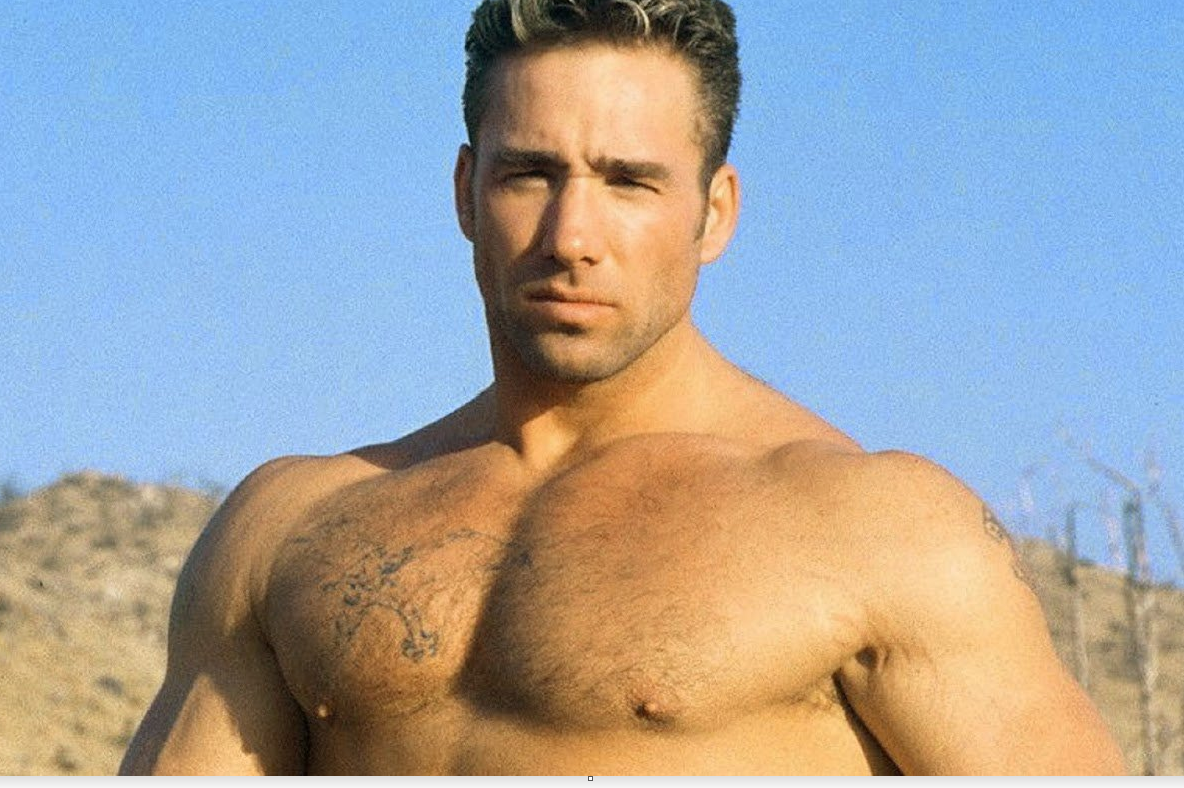
#> input picture girls22.png, 1184 x 788 px
$ python cv2_Aniki.py
#> lines starting #> are read from the running program, lines starting #| are printed output that depends on the picture; after the words box and inside, x2 and y2 are one past the last pixel; in counts of white or black regions, pixels touching at a corner belong together
import cv2
import numpy as np


def viewImage(image):
    cv2.namedWindow('donut', cv2.WINDOW_NORMAL)
    cv2.imshow('Display', image)
    cv2.waitKey(0)

    cv2.destroyAllWindows()


def left_conter(image):
    viewImage(image)
    hsv_img = cv2.cvtColor(image, cv2.COLOR_BGR2HSV)
    yellow_low = np.array([0, 45, 125])
    yellow_high = np.array([60, 150, 253])
    curr_mask = cv2.inRange(hsv_img, yellow_low, yellow_high)
    hsv_img[curr_mask > 0] = ([0, 0, 0])
    viewImage(hsv_img)
    mass = []
    count = 0
    RGB_again = cv2.cvtColor(hsv_img, cv2.COLOR_HSV2RGB)
    gray = cv2.cvtColor(RGB_again, cv2.COLOR_RGB2GRAY)
    ret, threshold = cv2.threshold(gray, 50, 255, 0)
    threshold = 255 - threshold
    contours, hierarchy = cv2.findContours(threshold, cv2.RETR_CCOMP, cv2.CHAIN_APPROX_NONE)
    for i in contours:
        mass.append([len(contours[count]), count])
        count += 1
    mass.sort(key=lambda x: x[0], reverse=True)
    cv2.drawContours(image, contours[mass[5][1]], -1, (0, 0, 255), 3)
    x = np.sum(contours[mass[5][1]][:, :, 0]) / len(contours[mass[5][1]])
    print(x)
    y = np.sum(contours[mass[5][1]][:, :, 1]) / len(contours[mass[5][1]])
    print(y)
    color_yellow = (0, 255, 255)
    cv2.putText(image, "2", (int(x), int(y)), cv2.FONT_HERSHEY_SIMPLEX, 1, color_yellow, 2)
    viewImage(image)
    return contours[mass[5][1]]


def right_conter(image):
    viewImage(image)
    hsv_img = cv2.cvtColor(image, cv2.COLOR_BGR2HSV)
    yellow_low = np.array([10, 45, 125])
    yellow_high = np.array([60, 100, 253])
    curr_mask = cv2.inRange(hsv_img, yellow_low, yellow_high)
    hsv_img[curr_mask > 0] = ([0, 0, 0])
    viewImage(hsv_img)
    mass = []
    count = 0
    RGB_again = cv2.cvtColor(hsv_img, cv2.COLOR_HSV2RGB)
    gray = cv2.cvtColor(RGB_again, cv2.COLOR_RGB2GRAY)
    ret, threshold = cv2.threshold(gray, 50, 255, 0)
    threshold = 255 - threshold
    contours, hierarchy = cv2.findContours(threshold, cv2.RETR_CCOMP, cv2.CHAIN_APPROX_NONE)
    for i in contours:
        mass.append([len(contours[count]), count])
        count += 1
    mass.sort(key=lambda x: x[0], reverse=True)
    cv2.drawContours(image, contours[mass[2][1]], -1, (0, 0, 255), 3)
    x = np.sum(contours[mass[2][1]][:, :, 0]) / len(contours[mass[2][1]])
    print(x)
    y = np.sum(contours[mass[2][1]][:, :, 1]) / len(contours[mass[2][1]])
    print(y)
    color_yellow = (0, 255, 255)
    cv2.putText(image, "3", (int(x), int(y)), cv2.FONT_HERSHEY_SIMPLEX, 1, color_yellow, 2)
    viewImage(image)
    return contours[mass[2][1]]


image = cv2.imread('girls22.png')
#> image is the input picture: shape (788, 1184, 3); mean B, G, R 165.2, 164.1, 162.6
viewImage(image)

hsv_img = cv2.cvtColor(image, cv2.COLOR_BGR2HSV)
#> hsv_img: shape (788, 1184, 3); mean H, S, V 59.1, 111.7, 209.4
viewImage(hsv_img)

blue_low = np.array([12, 105, 100])
blue_high = np.array([90, 255, 255])
curr_mask = cv2.inRange(hsv_img, blue_low, blue_high)
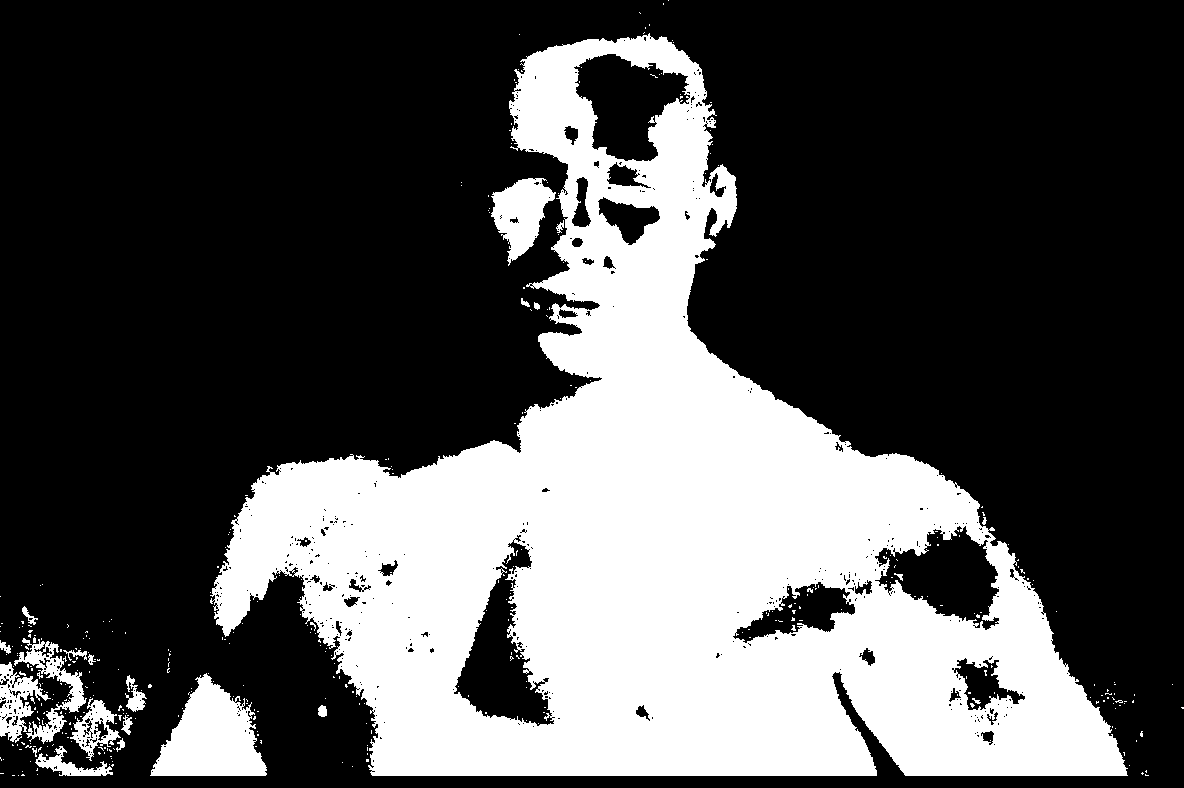
#> curr_mask: shape (788, 1184); 31.7% white; 391 white regions (367 under 20 px), largest, box (x1, y1, x2, y2) and area: (210, 33, 1128, 776) 277514, (150, 673, 267, 776) 7158, (491, 178, 556, 266) 3088
hsv_img[curr_mask > 0] = ([120, 255, 255])
#> hsv_img: shape (788, 1184, 3); mean H, S, V 92.3, 148.9, 225.4
viewImage(hsv_img)

RGB_again = cv2.cvtColor(hsv_img, cv2.COLOR_HSV2RGB)
gray = cv2.cvtColor(RGB_again, cv2.COLOR_RGB2GRAY)
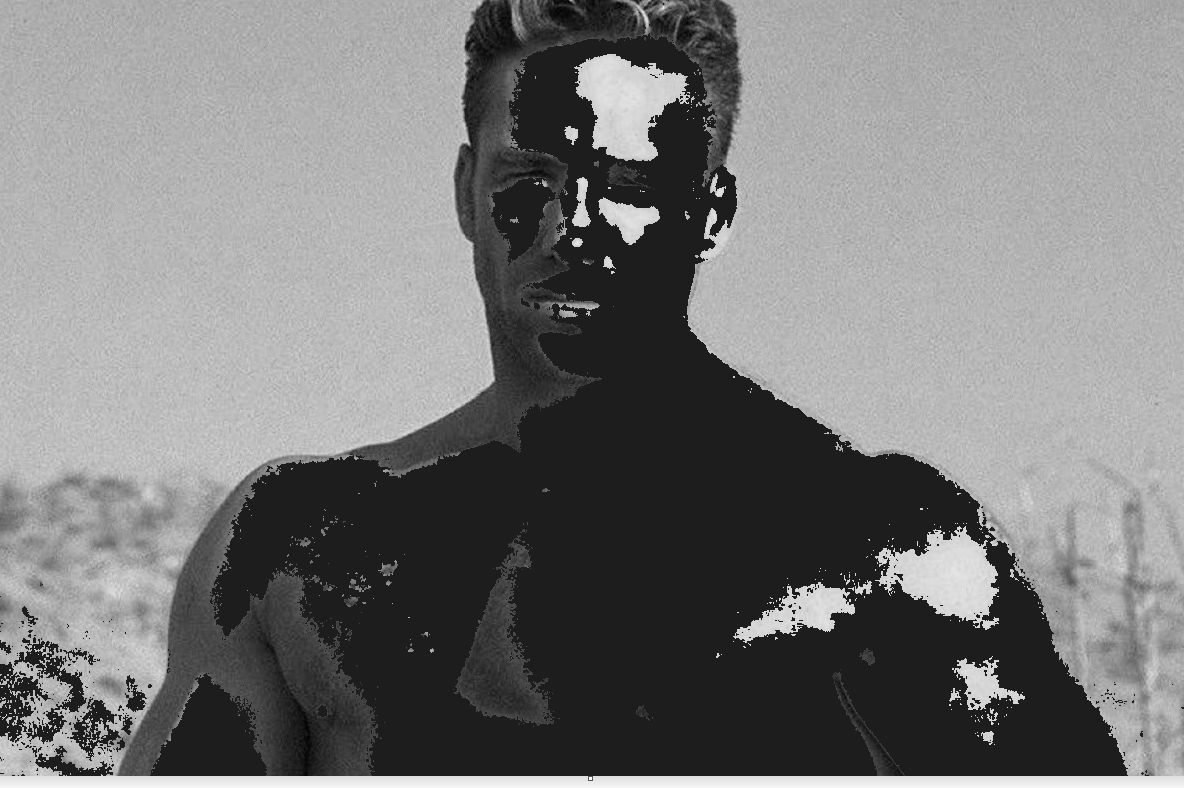
#> gray: shape (788, 1184); min 1, max 255, mean 121.6
viewImage(gray)

ret, threshold = cv2.threshold(gray, 110, 255, 0)
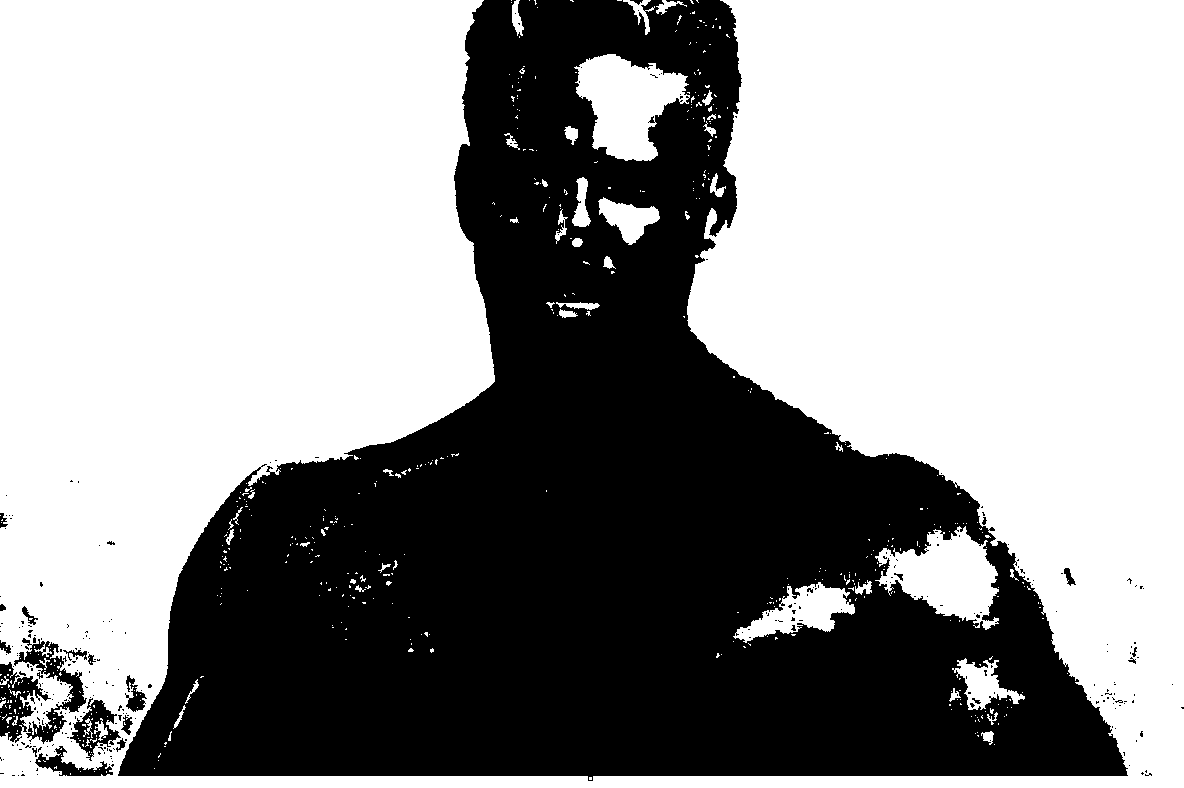
#> threshold: shape (788, 1184); 59.2% white; 283 black regions (259 under 20 px), largest, box (x1, y1, x2, y2) and area: (118, 0, 1128, 781) 372517, (14, 638, 87, 744) 2026, (0, 662, 51, 743) 1705
viewImage(threshold)

threshold = 255 - threshold
#> threshold: shape (788, 1184); 40.8% white; 283 white regions (259 under 20 px)
contours, hierarchy = cv2.findContours(threshold, cv2.RETR_EXTERNAL, cv2.CHAIN_APPROX_NONE)
#> contours = 222 contours, 207 with area under 20; largest, box (x1, y1, x2, y2) and area: (118, 0, 1128, 781) 395692, (14, 638, 87, 744) 1888, (0, 662, 51, 743) 1708, (70, 698, 121, 761) 1338, (35, 746, 113, 776) 710
x = np.sum(contours[-1][:, :, 0]) / len(contours[-1])
#> x = 617
y = np.sum(contours[-1][:, :, 1]) / len(contours[-1])
#> y = 450.8
color_yellow = (0, 255, 255)
cv2.putText(image, "1", (int(x), int(y)), cv2.FONT_HERSHEY_SIMPLEX, 1, color_yellow, 2)
#> image: shape (788, 1184, 3); 0.01% of pixels changed, all inside (x1, y1, x2, y2) = (622, 428, 630, 452)
cv2.drawContours(image, contours[-1], -1, (0, 0, 255), 3)
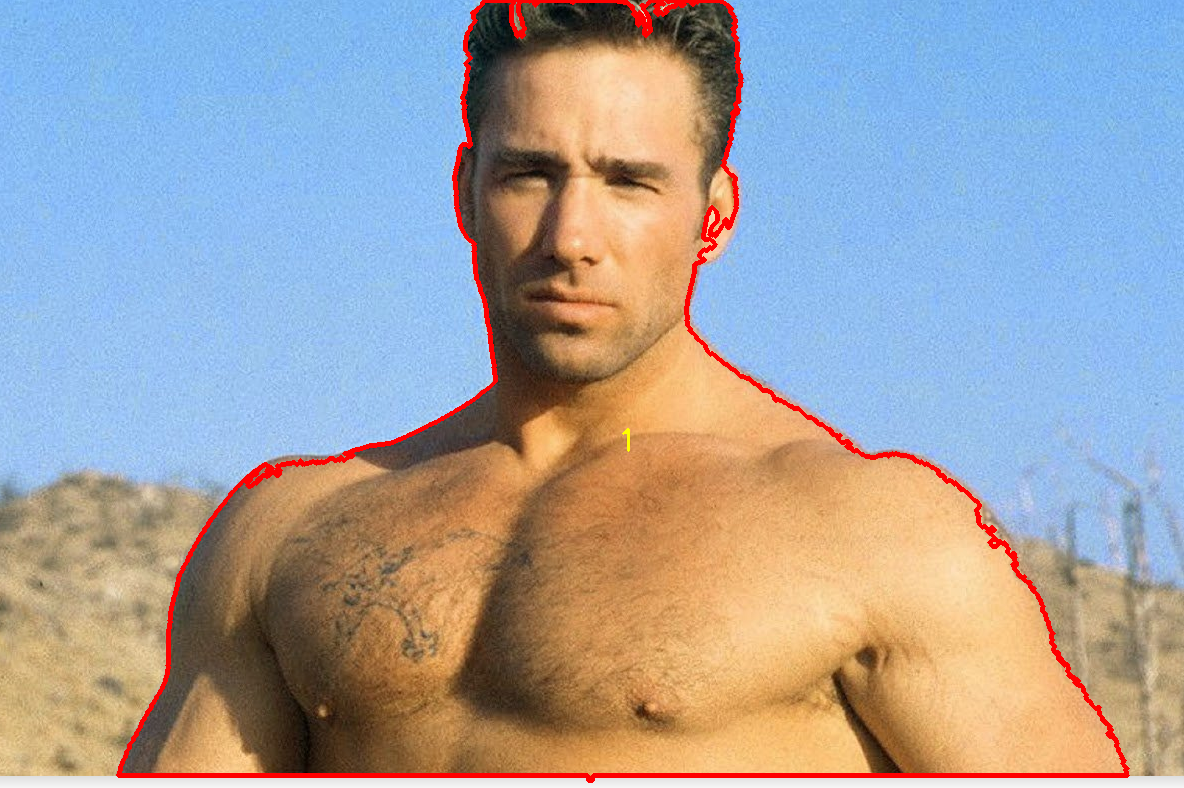
#> image: shape (788, 1184, 3); mean B, G, R 162.9, 161.4, 164.3
viewImage(image)
contours_2 = left_conter(image)
contours_3 = right_conter(image)
viewImage(image)
cv2.fillPoly(image, pts=[contours[-1]], color=(0, 255, 255))
cv2.fillPoly(image, pts=[contours_2], color=(255, 255, 0))
cv2.fillPoly(image, pts=[contours_3], color=(255, 0, 255))
viewImage(image)
